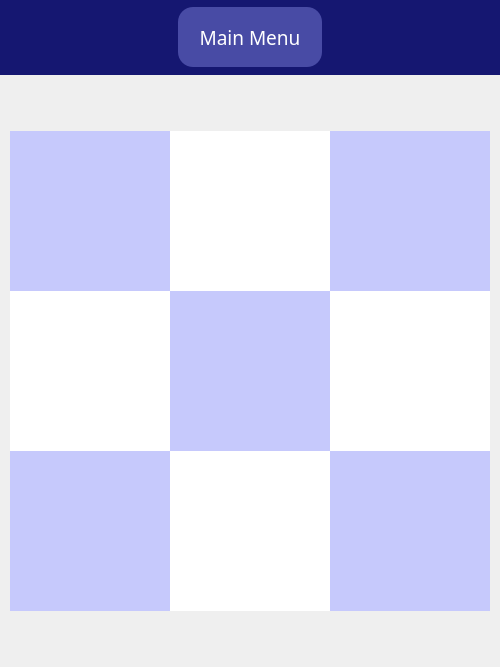
<?xml version="1.0" encoding="UTF-8"?>
<ui version="4.0">
 <class>MainWindow</class>
 <widget class="QMainWindow" name="MainWindow">
  <property name="geometry">
   <rect>
    <x>0</x>
    <y>0</y>
    <width>490</width>
    <height>667</height>
   </rect>
  </property>
  <property name="windowTitle">
   <string>MainWindow</string>
  </property>
  <widget class="QWidget" name="centralwidget">
   <layout class="QVBoxLayout" name="verticalLayout_2">
    <property name="spacing">
     <number>0</number>
    </property>
    <property name="leftMargin">
     <number>0</number>
    </property>
    <property name="topMargin">
     <number>0</number>
    </property>
    <property name="rightMargin">
     <number>0</number>
    </property>
    <property name="bottomMargin">
     <number>0</number>
    </property>
    <item>
     <widget class="QWidget" name="horizontalWidget" native="true">
      <property name="minimumSize">
       <size>
        <width>0</width>
        <height>75</height>
       </size>
      </property>
      <property name="maximumSize">
       <size>
        <width>16777215</width>
        <height>75</height>
       </size>
      </property>
      <property name="styleSheet">
       <string notr="true">background-color: rgb(21, 23, 113);</string>
      </property>
      <layout class="QHBoxLayout" name="horizontalLayout">
       <property name="spacing">
        <number>6</number>
       </property>
       <property name="leftMargin">
        <number>0</number>
       </property>
       <property name="topMargin">
        <number>0</number>
       </property>
       <property name="rightMargin">
        <number>0</number>
       </property>
       <property name="bottomMargin">
        <number>0</number>
       </property>
       <item>
        <spacer name="horizontalSpacer_3">
         <property name="orientation">
          <enum>Qt::Horizontal</enum>
         </property>
         <property name="sizeType">
          <enum>QSizePolicy::Fixed</enum>
         </property>
         <property name="sizeHint" stdset="0">
          <size>
           <width>20</width>
           <height>20</height>
          </size>
         </property>
        </spacer>
       </item>
       <item>
        <widget class="QToolButton" name="BtnSound">
         <property name="font">
          <font>
           <family>Script</family>
          </font>
         </property>
         <property name="styleSheet">
          <string notr="true">background-color: rgb(21, 23, 113);
border: none;</string>
         </property>
         <property name="text">
          <string/>
         </property>
         <property name="icon">
          <iconset resource="Reources.qrc">
           <normaloff>:/images/images/audio.png</normaloff>:/images/images/audio.png</iconset>
         </property>
         <property name="iconSize">
          <size>
           <width>60</width>
           <height>60</height>
          </size>
         </property>
        </widget>
       </item>
       <item>
        <spacer name="horizontalSpacer">
         <property name="orientation">
          <enum>Qt::Horizontal</enum>
         </property>
         <property name="sizeHint" stdset="0">
          <size>
           <width>40</width>
           <height>20</height>
          </size>
         </property>
        </spacer>
       </item>
       <item>
        <widget class="QToolButton" name="BtnBack">
         <property name="minimumSize">
          <size>
           <width>144</width>
           <height>60</height>
          </size>
         </property>
         <property name="font">
          <font>
           <family>Montserrat SemiBold</family>
           <pointsize>14</pointsize>
          </font>
         </property>
         <property name="styleSheet">
          <string notr="true">background-color: rgb(72, 75, 165);
border-radius: 15px;
color: white;</string>
         </property>
         <property name="text">
          <string>Main Menu</string>
         </property>
        </widget>
       </item>
       <item>
        <spacer name="horizontalSpacer_2">
         <property name="orientation">
          <enum>Qt::Horizontal</enum>
         </property>
         <property name="sizeHint" stdset="0">
          <size>
           <width>40</width>
           <height>20</height>
          </size>
         </property>
        </spacer>
       </item>
       <item>
        <widget class="QToolButton" name="toolButton_11">
         <property name="styleSheet">
          <string notr="true">background-color: rgb(21, 23, 113);
border: none;</string>
         </property>
         <property name="text">
          <string/>
         </property>
         <property name="icon">
          <iconset resource="Reources.qrc">
           <normaloff>:/images/images/rotate.png</normaloff>:/images/images/rotate.png</iconset>
         </property>
         <property name="iconSize">
          <size>
           <width>60</width>
           <height>60</height>
          </size>
         </property>
        </widget>
       </item>
       <item>
        <spacer name="horizontalSpacer_4">
         <property name="orientation">
          <enum>Qt::Horizontal</enum>
         </property>
         <property name="sizeType">
          <enum>QSizePolicy::Fixed</enum>
         </property>
         <property name="sizeHint" stdset="0">
          <size>
           <width>20</width>
           <height>20</height>
          </size>
         </property>
        </spacer>
       </item>
      </layout>
     </widget>
    </item>
    <item>
     <widget class="QWidget" name="verticalWidget" native="true">
      <property name="minimumSize">
       <size>
        <width>0</width>
        <height>592</height>
       </size>
      </property>
      <property name="styleSheet">
       <string notr="true"/>
      </property>
      <layout class="QVBoxLayout" name="verticalLayout">
       <item>
        <widget class="QWidget" name="gridWidget" native="true">
         <property name="styleSheet">
          <string notr="true"/>
         </property>
         <layout class="QGridLayout" name="gridLayout">
          <property name="leftMargin">
           <number>1</number>
          </property>
          <property name="topMargin">
           <number>1</number>
          </property>
          <property name="rightMargin">
           <number>1</number>
          </property>
          <property name="bottomMargin">
           <number>1</number>
          </property>
          <property name="spacing">
           <number>0</number>
          </property>
          <item row="1" column="0">
           <widget class="QToolButton" name="toolButton">
            <property name="enabled">
             <bool>false</bool>
            </property>
            <property name="sizePolicy">
             <sizepolicy hsizetype="Fixed" vsizetype="Fixed">
              <horstretch>0</horstretch>
              <verstretch>0</verstretch>
             </sizepolicy>
            </property>
            <property name="minimumSize">
             <size>
              <width>160</width>
              <height>160</height>
             </size>
            </property>
            <property name="styleSheet">
             <string notr="true">border: none;
background-color: rgb(198, 201, 252);</string>
            </property>
            <property name="text">
             <string/>
            </property>
           </widget>
          </item>
          <item row="0" column="1">
           <spacer name="verticalSpacer">
            <property name="orientation">
             <enum>Qt::Vertical</enum>
            </property>
            <property name="sizeHint" stdset="0">
             <size>
              <width>20</width>
              <height>40</height>
             </size>
            </property>
           </spacer>
          </item>
          <item row="1" column="1">
           <widget class="QToolButton" name="toolButton_2">
            <property name="enabled">
             <bool>false</bool>
            </property>
            <property name="sizePolicy">
             <sizepolicy hsizetype="Fixed" vsizetype="Fixed">
              <horstretch>0</horstretch>
              <verstretch>0</verstretch>
             </sizepolicy>
            </property>
            <property name="minimumSize">
             <size>
              <width>160</width>
              <height>160</height>
             </size>
            </property>
            <property name="styleSheet">
             <string notr="true">border: none;
background-color:white;</string>
            </property>
            <property name="text">
             <string/>
            </property>
           </widget>
          </item>
          <item row="1" column="2">
           <widget class="QToolButton" name="toolButton_3">
            <property name="enabled">
             <bool>false</bool>
            </property>
            <property name="sizePolicy">
             <sizepolicy hsizetype="Fixed" vsizetype="Fixed">
              <horstretch>0</horstretch>
              <verstretch>0</verstretch>
             </sizepolicy>
            </property>
            <property name="minimumSize">
             <size>
              <width>160</width>
              <height>160</height>
             </size>
            </property>
            <property name="styleSheet">
             <string notr="true">border: none;
background-color: rgb(198, 201, 252);</string>
            </property>
            <property name="text">
             <string/>
            </property>
           </widget>
          </item>
          <item row="2" column="0">
           <widget class="QToolButton" name="toolButton_4">
            <property name="enabled">
             <bool>false</bool>
            </property>
            <property name="sizePolicy">
             <sizepolicy hsizetype="Fixed" vsizetype="Fixed">
              <horstretch>0</horstretch>
              <verstretch>0</verstretch>
             </sizepolicy>
            </property>
            <property name="minimumSize">
             <size>
              <width>160</width>
              <height>160</height>
             </size>
            </property>
            <property name="styleSheet">
             <string notr="true">border: none;
background-color:white;</string>
            </property>
            <property name="text">
             <string/>
            </property>
           </widget>
          </item>
          <item row="3" column="1">
           <widget class="QToolButton" name="toolButton_8">
            <property name="enabled">
             <bool>false</bool>
            </property>
            <property name="sizePolicy">
             <sizepolicy hsizetype="Fixed" vsizetype="Fixed">
              <horstretch>0</horstretch>
              <verstretch>0</verstretch>
             </sizepolicy>
            </property>
            <property name="minimumSize">
             <size>
              <width>160</width>
              <height>160</height>
             </size>
            </property>
            <property name="styleSheet">
             <string notr="true">border: none;
background-color:white;</string>
            </property>
            <property name="text">
             <string/>
            </property>
           </widget>
          </item>
          <item row="3" column="0">
           <widget class="QToolButton" name="toolButton_7">
            <property name="enabled">
             <bool>false</bool>
            </property>
            <property name="sizePolicy">
             <sizepolicy hsizetype="Fixed" vsizetype="Fixed">
              <horstretch>0</horstretch>
              <verstretch>0</verstretch>
             </sizepolicy>
            </property>
            <property name="minimumSize">
             <size>
              <width>160</width>
              <height>160</height>
             </size>
            </property>
            <property name="styleSheet">
             <string notr="true">border: none;
background-color: rgb(198, 201, 252);</string>
            </property>
            <property name="text">
             <string/>
            </property>
           </widget>
          </item>
          <item row="2" column="2">
           <widget class="QToolButton" name="toolButton_6">
            <property name="enabled">
             <bool>false</bool>
            </property>
            <property name="sizePolicy">
             <sizepolicy hsizetype="Fixed" vsizetype="Fixed">
              <horstretch>0</horstretch>
              <verstretch>0</verstretch>
             </sizepolicy>
            </property>
            <property name="minimumSize">
             <size>
              <width>160</width>
              <height>160</height>
             </size>
            </property>
            <property name="styleSheet">
             <string notr="true">border: none;
background-color:white;</string>
            </property>
            <property name="text">
             <string/>
            </property>
           </widget>
          </item>
          <item row="3" column="2">
           <widget class="QToolButton" name="toolButton_9">
            <property name="enabled">
             <bool>false</bool>
            </property>
            <property name="sizePolicy">
             <sizepolicy hsizetype="Fixed" vsizetype="Fixed">
              <horstretch>0</horstretch>
              <verstretch>0</verstretch>
             </sizepolicy>
            </property>
            <property name="minimumSize">
             <size>
              <width>160</width>
              <height>160</height>
             </size>
            </property>
            <property name="styleSheet">
             <string notr="true">border: none;
background-color: rgb(198, 201, 252);</string>
            </property>
            <property name="text">
             <string/>
            </property>
           </widget>
          </item>
          <item row="2" column="1">
           <widget class="QToolButton" name="toolButton_5">
            <property name="enabled">
             <bool>false</bool>
            </property>
            <property name="sizePolicy">
             <sizepolicy hsizetype="Fixed" vsizetype="Fixed">
              <horstretch>0</horstretch>
              <verstretch>0</verstretch>
             </sizepolicy>
            </property>
            <property name="minimumSize">
             <size>
              <width>160</width>
              <height>160</height>
             </size>
            </property>
            <property name="styleSheet">
             <string notr="true">border: none;
background-color: rgb(198, 201, 252);</string>
            </property>
            <property name="text">
             <string/>
            </property>
           </widget>
          </item>
          <item row="4" column="1">
           <spacer name="verticalSpacer_2">
            <property name="orientation">
             <enum>Qt::Vertical</enum>
            </property>
            <property name="sizeHint" stdset="0">
             <size>
              <width>20</width>
              <height>40</height>
             </size>
            </property>
           </spacer>
          </item>
         </layout>
        </widget>
       </item>
      </layout>
     </widget>
    </item>
   </layout>
  </widget>
 </widget>
 <resources>
  <include location="Reources.qrc"/>
 </resources>
 <connections/>
</ui>
